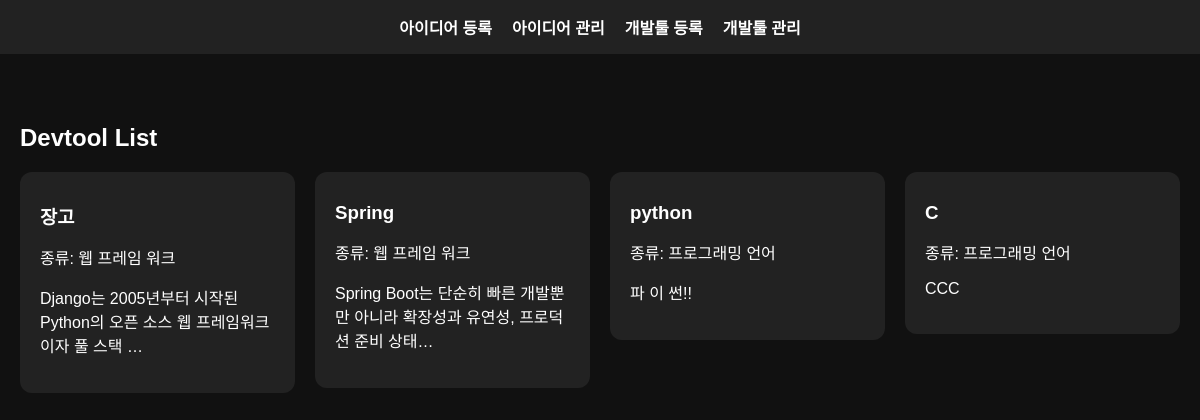
Screenshot of /devtools/ with the database file from the repository.
### apps/devtools/models.py (models this page shows, shortened)
class Devtool(models.Model):
    name = models.CharField('이름', max_length=50)
    kind = models.CharField('종류', max_length=50)
    content = models.TextField('내용')

### apps/devtools/views.py (the view)
# urls.py: path('', views.devtool_list, name='list'),
def devtool_list(request):
    devtools = Devtool.objects.all()
    return render(request, 'devtools/devtool_list.html', {'devtools': devtools})

### apps/devtools/templates/devtools/devtool_list.html
{% extends 'base.html' %}
{% block content %}
<h2>Devtool List</h2>
<div class="idea-list">
    {% for devtool in devtools %}
    <a href="{% url 'devtools:detail' devtool.pk %}" style="text-decoration: none; color: inherit;">
        <div class="idea-card" style="cursor: pointer;">
            <h3>{{ devtool.name }}</h3>
            <p>종류: {{ devtool.kind }}</p>
            <p>{{ devtool.content|truncatechars:50 }}</p>
        </div>
    </a>
    {% endfor %}
</div>
{% endblock %}

### templates/base.html (style rules this page uses)
body { margin: 0; font-family: 'Arial', sans-serif; background: #111; color: white; }
.idea-list { display: grid; grid-template-columns: repeat(auto-fit, minmax(250px, 1fr)); gap: 20px; }
.idea-card { background: #222; padding: 20px; border-radius: 12px; color: white; }
.idea-card h3 { margin: 10px 0 5px; }

### rows the page displays
Devtool: name "장고", kind "웹 프레임 워크", content "Django는 2005년부터 시작된 Python의 오픈 소스 웹 프레임워크이자 풀 스택 …"
Devtool: name "Spring", kind "웹 프레임 워크", content "Spring Boot는 단순히 빠른 개발뿐만 아니라 확장성과 유연성, 프로덕션 준비 상태…"
Devtool: name "python", kind "프로그래밍 언어", content "파 이 썬!!"
Devtool: name "C", kind "프로그래밍 언어", content "CCC"
